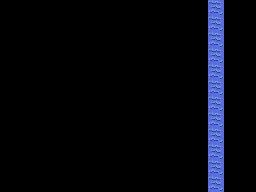

This game map was drawn from its Tiled (.tmx) file and the tilesets committed beside it. A one-line description and the full map source follow:
An orthogonal 16x12 tile map with 16x16 px tiles, 1 tile layer (Tile Layer 1).

<map version="1.10" tiledversion="1.12.1" orientation="orthogonal" renderorder="right-down" width="16" height="12" tilewidth="16" tileheight="16" infinite="0" nextlayerid="2" nextobjectid="1">
 <tileset firstgid="1" source="map1_mock_tileset.tsx" />
 <layer id="1" name="Tile Layer 1" width="16" height="12">
  <data encoding="csv">
0,0,0,0,0,0,0,0,0,0,0,0,0,2,0,0,
0,0,0,0,0,0,0,0,0,0,0,0,0,2,0,0,
0,0,0,0,0,0,0,0,0,0,0,0,0,2,0,0,
0,0,0,0,0,0,0,0,0,0,0,0,0,2,0,0,
0,0,0,0,0,0,0,0,0,0,0,0,0,2,0,0,
0,0,0,0,0,0,0,0,0,0,0,0,0,2,0,0,
0,0,0,0,0,0,0,0,0,0,0,0,0,2,0,0,
0,0,0,0,0,0,0,0,0,0,0,0,0,2,0,0,
0,0,0,0,0,0,0,0,0,0,0,0,0,2,0,0,
0,0,0,0,0,0,0,0,0,0,0,0,0,2,0,0,
0,0,0,0,0,0,0,0,0,0,0,0,0,2,0,0,
0,0,0,0,0,0,0,0,0,0,0,0,0,2,0,0
</data>
 </layer>
</map>
